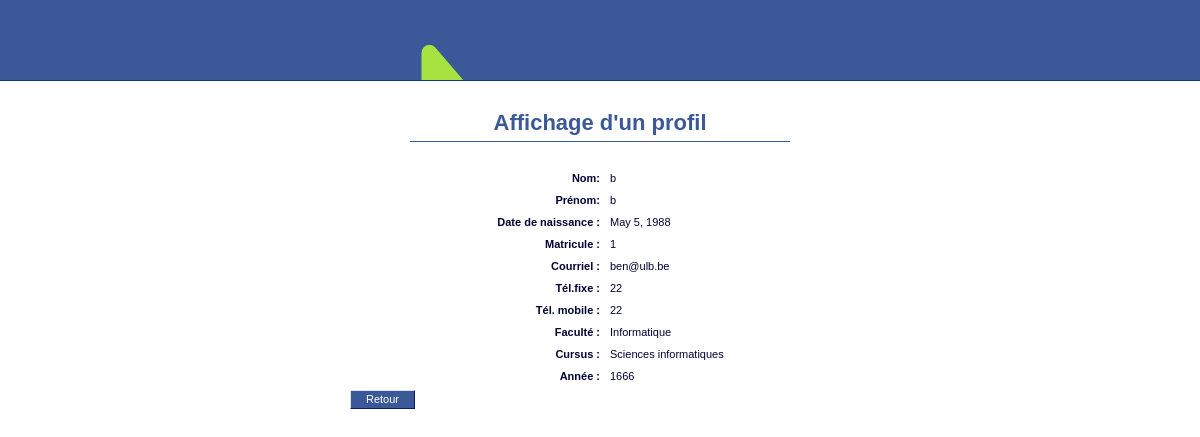
/showProfile (signed in), run on the app's committed database.
### mysite/models.py (models this page shows, shortened)
class Person(models.Model):
    registration_number = models.CharField(max_length = 10)
    last_name = models.CharField(max_length = 30)
    first_name = models.CharField(max_length = 30)
    birth_date = models.DateField()
    email = models.EmailField()
    home_phone_number = models.CharField(max_length = 20)
    cellphone_number = models.CharField(max_length = 20)
    password = models.CharField(max_length = 32)
    friends = models.ManyToManyField('self')
    faculty = models.ForeignKey('Faculty', on_delete=models.PROTECT)
    person_type = 'generic'

class Faculty(models.Model):
    name = models.CharField(max_length = 30)
    color = models.CharField(max_length = 6)

class Student(Person):
    cursus = models.ForeignKey('Cursus', on_delete=models.PROTECT)
    year = models.IntegerField()
    person_type = 'student'

class Cursus(models.Model):
    title = models.CharField(max_length = 30)

### mysite/views.py (the view)
# urls.py: url('^showProfile$', show_profile),
def show_profile(request):
    logged_user = get_logged_user_from_request(request)
    if logged_user:
        if 'userToShow' in request.GET and request.GET['userToShow'] != '':
            user_to_show_id = int(request.GET['userToShow'])
            results = Person.objects.filter(id=user_to_show_id)
            if len(results) == 1:
                if Student.objects.filter(id=user_to_show_id):
                    user_to_show = Student.objects.filter(id=user_to_show_id)
                else:
                    user_to_show = Employee.objects.get(id=user_to_show_id)
                return render(request, 'show_profile.html', {'user_to_show': user_to_show})
            else:
                return render(request, 'show_profile.html', {'user_to_show': logged_user})
        else:
            return render(request, 'show_profile.html', {'user_to_show': logged_user})
    else:
        return redirect('/login')

### mysite/views.py (called while the page is built)
def get_logged_user_from_request(request):
    if 'logged_user_id' in request.session:
        logged_user_id = request.session['logged_user_id']
        if len(Student.objects.filter(id=logged_user_id)) == 1:
            return Student.objects.get(id= logged_user_id)
        elif len(Employee.objects.filter(id=logged_user_id)) == 1:
            return Employee.objects.get(id= logged_user_id)
        else:
            return None
    else:
        return None

### templates/show_profile.html (shortened to what this page needs)
{% extends "base.html" %}
{% block bodyId%}showProfilePage{% endblock %}
{% block content %}
    <h1>Affichage d'un profil</h1>
    <dl class="fieldList">
        <dt>Nom: </dt>
        <dd> {{ user_to_show.last_name }}</dd>
        <dt>Prénom:</dt>
        <dd> {{ user_to_show.first_name }}</dd>
        <dt>Date de naissance :</dt>
        <dd> {{ user_to_show.birth_date }}</dd>
        <dt>Matricule : </dt>
        <dd> {{ user_to_show.registration_number }}</dd>
        <dt>Courriel :</dt>
        <dd> {{ user_to_show.email }}</dd>
        <dt>Tél.fixe :</dt>
        <dd> {{ user_to_show.home_phone_number }}</dd>
        <dt>Tél. mobile :</dt>
        <dd> {{ user_to_show.cellphone_number }}</dd>
        <dt>Faculté :</dt>
        <dd> {{ user_to_show.faculty.name }}</dd>
        {% if user_to_show.person_type == 'student' %}
        <dt>Cursus :</dt>
        <dd> {{ user_to_show.cursus.title }}</dd>
        <dt>Année :</dt>
        <dd> {{ user_to_show.year }}</dd>
        {% endif %}
    </dl>
    <p id="showProfileNavigationButtons">
        <a href="welcome" class="buttonLink">Retour</a>
    </p>
{% endblock %}

### static/css/style.css (style rules this page uses)
body { margin: 0; padding: 0; font-family: "Lucinda Grande", Tahoma, Verdana, Arial, sans-serif; font-size: 11px; color: #000333; }
a { color: #3b5998; }
h1 { text-align: center; font-size: 22px; margin: 0px 60px 30px 60px; padding: 0 0 5px 0; color: #3b5998; border-bottom: 1px solid #3b5998 }
a.buttonLink { border-style: solid; border-width: 1px; border-color: #d9dfea #0e1f5b #0e1f5b #d9dfea; background-color: #3b5998; color: #FFFFFF; padding: 2px 15px 3px 15px; text-align: center; text-decoration: none; }
dl.fieldList dt { display: block; width: 250px; float: left; text-align: right; padding: 0 10px 0 0; font-weight: bold; }
dl.fieldList dd { display: block; width: 450px; padding: 0px; margin: 0 0 10px 0; }

### data on the page
Person: last_name "b", first_name "b", birth_date "May 5, 1988", registration_number "1", email "ben@ulb.be", home_phone_number "22", cellphone_number "22", faculty.name "Informatique"
Student: cursus "Sciences informatiques", year "1666"
